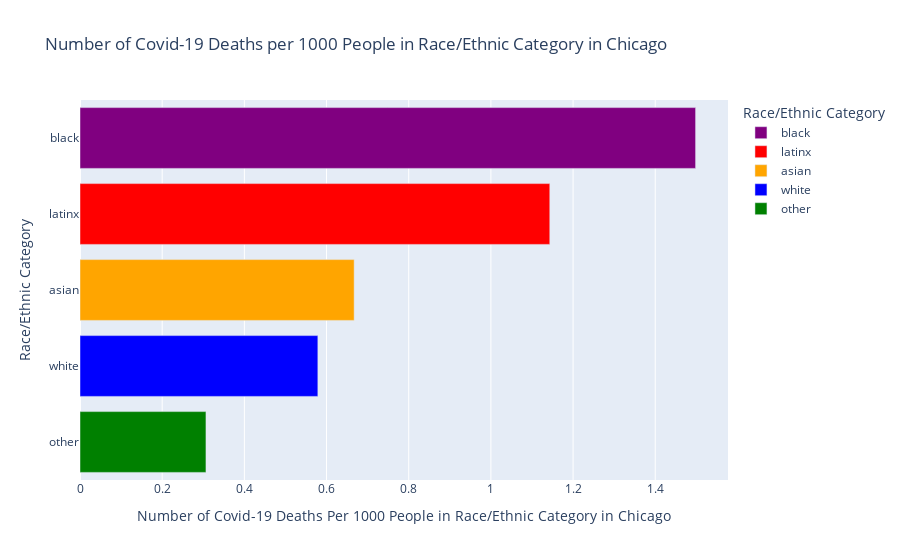

Here is the notebook cell this chart was saved with:
### Code cell
#Bar Chart of the Number of COVID-19 Deaths Per Racial/Ethnic Category Per 1000 People in that Race/Ethnic Group in Chicago

deaths_per1000=covid_chicago_pop[['race','rel_deaths_per1000']]
deaths_per1000_sort = deaths_per1000.sort_values(by='rel_deaths_per1000', ascending = False)


import plotly.express as px
fig = px.bar(deaths_per1000_sort, x='rel_deaths_per1000', y='race', color='race', orientation='h',color_discrete_sequence=["purple", "red", "orange", "blue", "green"],
             title="Number of Covid-19 Deaths per 1000 People in Race/Ethnic Category in Chicago",
                labels={
                     "rel_deaths_per1000": "Number of Covid-19 Deaths Per 1000 People in Race/Ethnic Category in Chicago",
                     "race": "Race/Ethnic Category",
                     "race": "Race/Ethnic Category"
                 },
    )
fig.show()

### Figure 1 — Plotly figure (JSON) as saved in the notebook; plotly's stock layout.template omitted (floating-point values rounded to 4 significant figures)
{"data": [{"alignmentgroup": "True", "hovertemplate": "Race/Ethnic Category=%{y}<br>Number of Covid-19 Deaths Per 1000 People in Race/Ethnic Category in Chicago=%{x}<extra></extra>", "legendgroup": "black", "marker": {"color": "purple"}, "name": "black", "offsetgroup": "black", "orientation": "h", "showlegend": true, "textposition": "auto", "type": "bar", "x": [1.498], "xaxis": "x", "y": ["black"], "yaxis": "y"}, {"alignmentgroup": "True", "hovertemplate": "Race/Ethnic Category=%{y}<br>Number of Covid-19 Deaths Per 1000 People in Race/Ethnic Category in Chicago=%{x}<extra></extra>", "legendgroup": "latinx", "marker": {"color": "red"}, "name": "latinx", "offsetgroup": "latinx", "orientation": "h", "showlegend": true, "textposition": "auto", "type": "bar", "x": [1.143], "xaxis": "x", "y": ["latinx"], "yaxis": "y"}, {"alignmentgroup": "True", "hovertemplate": "Race/Ethnic Category=%{y}<br>Number of Covid-19 Deaths Per 1000 People in Race/Ethnic Category in Chicago=%{x}<extra></extra>", "legendgroup": "asian", "marker": {"color": "orange"}, "name": "asian", "offsetgroup": "asian", "orientation": "h", "showlegend": true, "textposition": "auto", "type": "bar", "x": [0.6673], "xaxis": "x", "y": ["asian"], "yaxis": "y"}, {"alignmentgroup": "True", "hovertemplate": "Race/Ethnic Category=%{y}<br>Number of Covid-19 Deaths Per 1000 People in Race/Ethnic Category in Chicago=%{x}<extra></extra>", "legendgroup": "white", "marker": {"color": "blue"}, "name": "white", "offsetgroup": "white", "orientation": "h", "showlegend": true, "textposition": "auto", "type": "bar", "x": [0.5789], "xaxis": "x", "y": ["white"], "yaxis": "y"}, {"alignmentgroup": "True", "hovertemplate": "Race/Ethnic Category=%{y}<br>Number of Covid-19 Deaths Per 1000 People in Race/Ethnic Category in Chicago=%{x}<extra></extra>", "legendgroup": "other", "marker": {"color": "green"}, "name": "other", "offsetgroup": "other", "orientation": "h", "showlegend": true, "textposition": "auto", "type": "bar", "x": [0.3066], "xaxis": "x", "y": ["other"], "yaxis": "y"}], "layout": {"barmode": "relative", "legend": {"title": {"text": "Race/Ethnic Category"}, "tracegroupgap": 0}, "title": {"text": "Number of Covid-19 Deaths per 1000 People in Race/Ethnic Category in Chicago"}, "xaxis": {"anchor": "y", "domain": [0, 1], "title": {"text": "Number of Covid-19 Deaths Per 1000 People in Race/Ethnic Category in Chicago"}}, "yaxis": {"anchor": "x", "categoryarray": ["other", "white", "asian", "latinx", "black"], "categoryorder": "array", "domain": [0, 1], "title": {"text": "Race/Ethnic Category"}}}}
